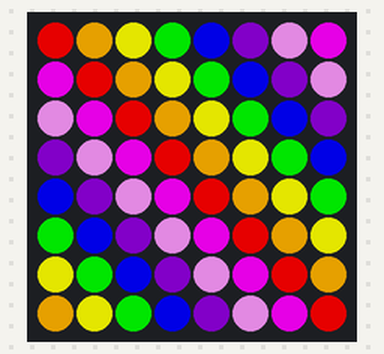
A program run on a simulated Raspberry Pi (BCM pin numbers) with a Sense HAT. On the bench: the Sense HAT's 8×8 RGB LED matrix. Dim RGB values are drawn brighter than linear; what the program prints to the terminal is not drawn.

Above: at 0.08 s.
At 0.62 s:
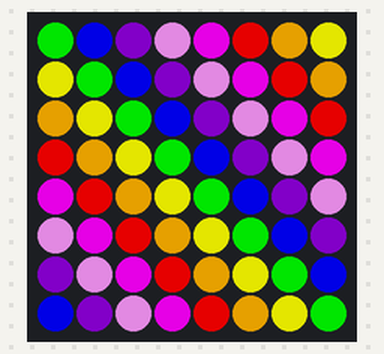
At 1.16 s:
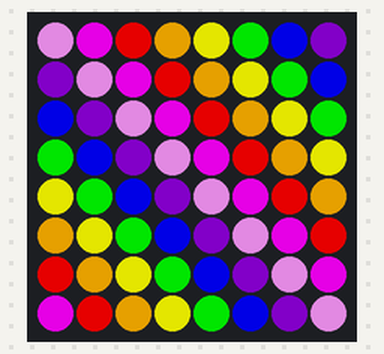

The program:

color_wave.py
```python
#!/usr/bin/env python3
# ========================================================================
# color_wave.py
#
# Description: Animate a gradient pattern that shifts across the rows or
#              columns.
#
# Author: Jim Ing
# Date: 2024-08-18
# ========================================================================

import time
from config import sense

# Define the gradient colors (RGB tuples)
colors = [
    (255, 0, 0),     # Red
    (255, 165, 0),   # Orange
    (255, 255, 0),   # Yellow
    (0, 255, 0),     # Green
    (0, 0, 255),     # Blue
    (75, 0, 130),    # Indigo
    (238, 130, 238), # Violet
    (255, 0, 255)    # Magenta
]

def shift_gradient(colors, offset):
    # Shift colors by offset for a flowing gradient effect.
    return colors[-offset:] + colors[:-offset]

def display_wave():
    offset = 0
    while True:
        for y in range(8):
            gradient_row = shift_gradient(colors, (offset + y) % len(colors))
            for x in range(8):
                sense.set_pixel(x, y, gradient_row[x % len(gradient_row)])
        offset += 1
        time.sleep(0.1)

try:
    print("To quit, press Ctrl+C")
    display_wave()

except KeyboardInterrupt:
    sense.clear()
```

config.py
```python
#!/usr/bin/env python3
# ========================================================================
# config.py
#
# Description: Global configuration.
#
# Author: Jim Ing
# Date: 2024-08-29
# ========================================================================

from sense_hat import SenseHat
#from sense_hat import SenseHat, ACTION_PRESSED, ACTION_HELD, ACTION_RELEASED

sense = SenseHat()

sense.rotation = 0
sense.low_light = True
```

Measured:
- by itself, everything shown: repeats every 0.86 s, in 8 steps
